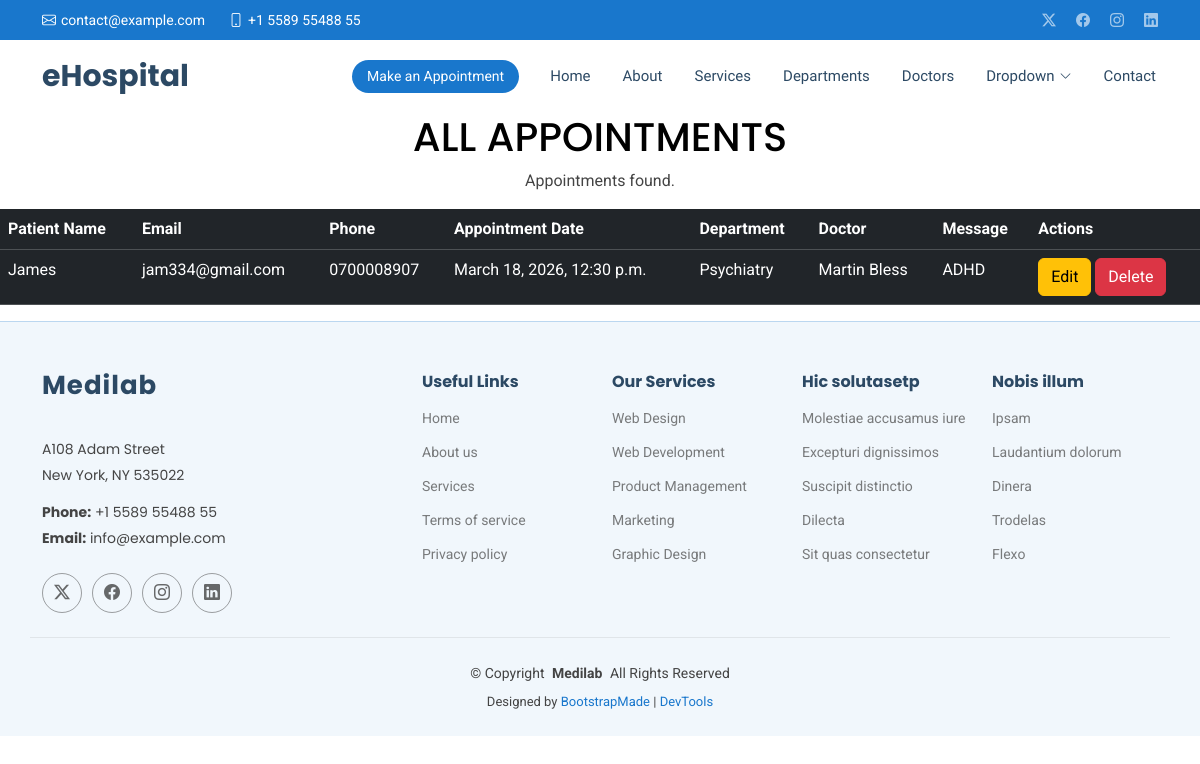
/show/, run on an earlier commit of the app's database.
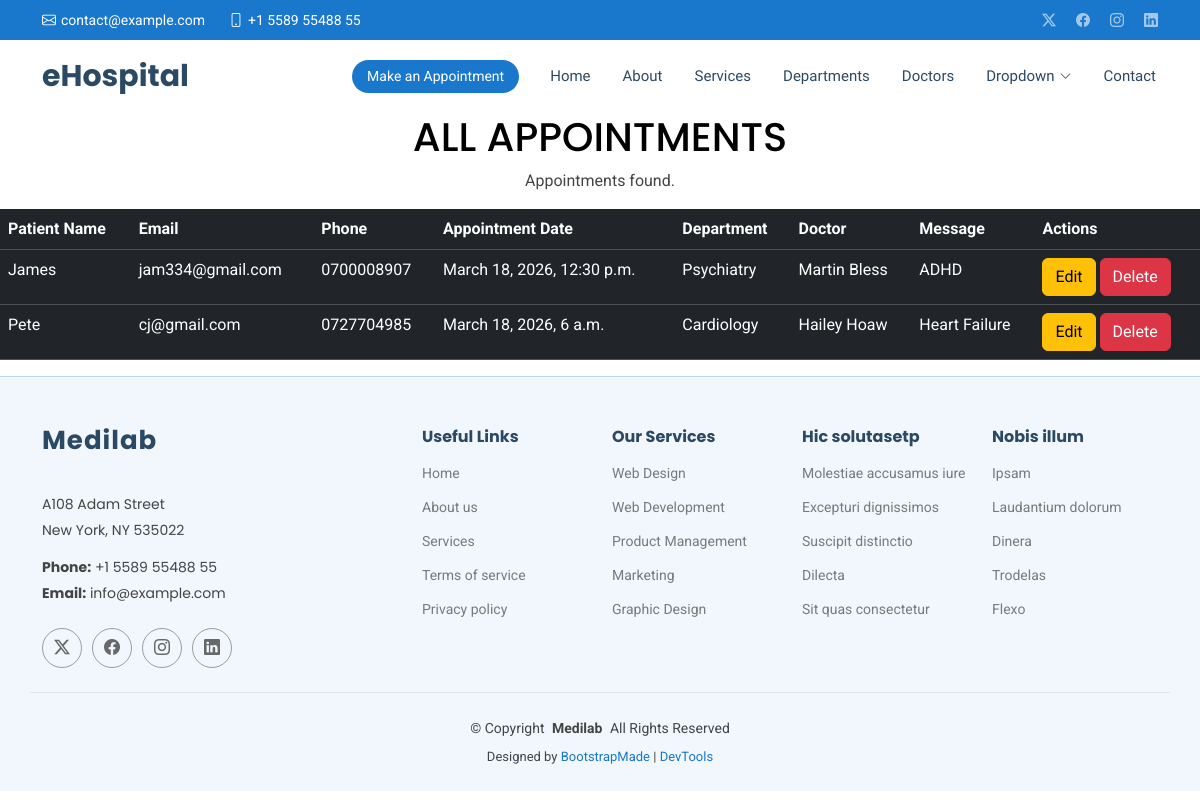
And on a later commit of the database.
### HospitalApp/models.py (models this page shows, shortened)
class Appointment(models.Model):
    name = models.CharField(max_length=100)
    email = models.EmailField() #EmailField is used to store email addresses, and max_length is a required argument that specifies the maximum length of the email address.
    phone_number = models.CharField(max_length=16) #CharField is used to store string data, and max_length is a required argument that specifies the maximum length of the string.
    date_and_time_of_appointment = models.DateTimeField() #DateTimeField is used to store date and time data, and it does not require a max_length argument.
    department = models.CharField(max_length=100) #CharField is used to store string data, and max_length is a required argument that specifies the maximum length of the string.
    doctor = models.CharField(max_length=100) #CharField is used to store string data, and max_length is a required argument that specifies the maximum length of the string.
    message = models.TextField() #TextField is used to store large text data, and it does not require a max_length argument.

### HospitalApp/views.py (the view)
# urls.py: path('show/', views.show, name='show'),
def show(request):
    allappointments = Appointment.objects.all()
    return render(request, 'show.html', {'allappointments':allappointments})

### templates/show.html
{% extends 'starter-page.html' %}
{% load static %}
{% block content %}
<h1 class="text-center text-black">ALL APPOINTMENTS</h1>
<p class="text-center">Appointments found.</p>
<table class="table table-dark">
    <tr>
        <th>Patient Name</th>
        <th>Email</th>
        <th>Phone</th>
        <th>Appointment Date</th>
        <th>Department</th>
        <th>Doctor</th>
        <th>Message</th>
        <th>Actions</th>
    </tr>
    {% for allappointments in allappointments %}
    <tr>
        <td>{{ allappointments.name }}</td>
        <td>{{ allappointments.email }}</td>
        <td>{{ allappointments.phone_number }}</td>
        <td>{{ allappointments.date_and_time_of_appointment }}</td>
        <td>{{ allappointments.department }}</td>
        <td>{{ allappointments.doctor }}</td>
        <td>{{ allappointments.message }}</td>
        <td>
            <a href="" class="btn btn-warning">Edit</a>
            <a href="/delete/{{ allappointments.id }}/" class="btn btn-danger">Delete</a>
        </td>
    </tr>
    {% endfor %}
</table>
{% endblock %}

### templates/starter-page.html (shortened to what this page needs)
<!DOCTYPE html>
<html lang="en">
<head>
  {% load static %}
  <link href="{% static 'assets/vendor/bootstrap/css/bootstrap.min.css' %}" rel="stylesheet">
  <link href="{% static 'assets/vendor/bootstrap-icons/bootstrap-icons.css' %}" rel="stylesheet">
  <link href="{% static 'assets/vendor/aos/aos.css' %}" rel="stylesheet">
  <link href="{% static 'assets/vendor/fontawesome-free/css/all.min.css' %}" rel="stylesheet">
  <link href="{% static 'assets/vendor/glightbox/css/glightbox.min.css' %}" rel="stylesheet">
  <link href="{% static 'assets/vendor/swiper/swiper-bundle.min.css' %}" rel="stylesheet">
  <link href="{% static 'assets/css/main.css' %}" rel="stylesheet">
</head>
<body class="starter-page-page">
  <header id="header" class="header sticky-top">
    <div class="topbar d-flex align-items-center">
      <div class="container d-flex justify-content-center justify-content-md-between">
        <div class="contact-info d-flex align-items-center">
          <i class="bi bi-envelope d-flex align-items-center"><a href="mailto:contact@example.com">contact@example.com</a></i>
          <i class="bi bi-phone d-flex align-items-center ms-4"><span>+1 5589 55488 55</span></i>
        </div>
        <div class="social-links d-none d-md-flex align-items-center">
          <a href="#" class="twitter"><i class="bi bi-twitter-x"></i></a>
          <a href="#" class="facebook"><i class="bi bi-facebook"></i></a>
          <a href="#" class="instagram"><i class="bi bi-instagram"></i></a>
          <a href="#" class="linkedin"><i class="bi bi-linkedin"></i></a>
        </div>
      </div>
    </div>
    <div class="branding d-flex align-items-center">
      <div class="container position-relative d-flex align-items-center justify-content-between">
        <a href="{% url 'home' %}" class="logo d-flex align-items-center me-auto">
          <h1 class="sitename">eHospital</h1>
        </a>
        <nav id="navmenu" class="navmenu">
          <ul>
            <li><a href="{% url 'home' %}">Home<br></a></li>
            <li><a href="#">About</a></li>
            <li><a href="#">Services</a></li>
            <li><a href="#">Departments</a></li>
            <li><a href="#">Doctors</a></li>
            <li class="dropdown"><a href="#"><span>Dropdown</span> <i class="bi bi-chevron-down toggle-dropdown"></i></a>
            </li>
            <li><a href="#contact">Contact</a></li>
          </ul>
        </nav>
        <a class="cta-btn d-none d-sm-block" href="#appointment">Make an Appointment</a>
      </div>
    </div>
  </header>
  {% block content %}
  {% endblock %}
  <footer id="footer" class="footer light-background">
    <div class="container footer-top">
      <div class="row gy-4">
        <div class="col-lg-4 col-md-6 footer-about">
          <a href="#" class="logo d-flex align-items-center">
            <span class="sitename">Medilab</span>
          </a>
          <div class="footer-contact pt-3">
            <p>A108 Adam Street</p>
            <p>New York, NY 535022</p>
            <p class="mt-3"><strong>Phone:</strong> <span>+1 5589 55488 55</span></p>
            <p><strong>Email:</strong> <span>info@example.com</span></p>
          </div>
          <div class="social-links d-flex mt-4">
            <a href=""><i class="bi bi-twitter-x"></i></a>
            <a href=""><i class="bi bi-facebook"></i></a>
            <a href=""><i class="bi bi-instagram"></i></a>
            <a href=""><i class="bi bi-linkedin"></i></a>
          </div>
        </div>
        <div class="col-lg-2 col-md-3 footer-links">
          <h4>Useful Links</h4>
          <ul>
            <li><a href="#">Home</a></li>
            <li><a href="#">About us</a></li>
            <li><a href="#">Services</a></li>
            <li><a href="#">Terms of service</a></li>
            <li><a href="#">Privacy policy</a></li>
          </ul>
        </div>
        <div class="col-lg-2 col-md-3 footer-links">
          <h4>Our Services</h4>
          <ul>
            <li><a href="#">Web Design</a></li>
            <li><a href="#">Web Development</a></li>
            <li><a href="#">Product Management</a></li>
            <li><a href="#">Marketing</a></li>
            <li><a href="#">Graphic Design</a></li>
          </ul>
        </div>
        <div class="col-lg-2 col-md-3 footer-links">
          <h4>Hic solutasetp</h4>
          <ul>
            <li><a href="#">Molestiae accusamus iure</a></li>
            <li><a href="#">Excepturi dignissimos</a></li>
            <li><a href="#">Suscipit distinctio</a></li>
            <li><a href="#">Dilecta</a></li>
            <li><a href="#">Sit quas consectetur</a></li>
          </ul>
        </div>
        <div class="col-lg-2 col-md-3 footer-links">
          <h4>Nobis illum</h4>
          <ul>
            <li><a href="#">Ipsam</a></li>
            <li><a href="#">Laudantium dolorum</a></li>
            <li><a href="#">Dinera</a></li>
            <li><a href="#">Trodelas</a></li>
            <li><a href="#">Flexo</a></li>
          </ul>
        </div>
      </div>
    </div>
    <div class="container copyright text-center mt-4">
      <p>© <span>Copyright</span> <strong class="px-1 sitename">Medilab</strong> <span>All Rights Reserved</span></p>
      <div class="credits">
        Designed by <a href="https://bootstrapmade.com/">BootstrapMade</a> | <a href="https://bootstrapmade.com/tools/">DevTools</a>
      </div>
    </div>
  </footer>
</body>
</html>

What changed in the data, as far as the page shows it:
added Appointment: name "Pete", email "cj@gmail.com", phone_number "0727704985", date_and_time_of_appointment "March 18, 2026, 6 a.m.", department "Cardiology", doctor "Hailey Hoaw", message "Heart Failure"
